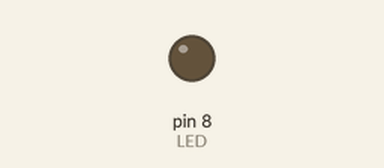
Bench run of a sketch on a simulated Arduino Uno, built with avr-gcc and run on an emulated ATmega328P. Shown: output pins drawn as LEDs (lit = HIGH). Dashed ring = blinking.

Above: at 1.0 s.
At 2.5 s:
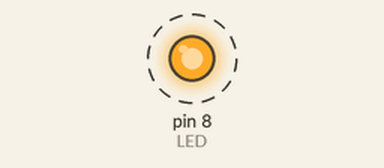
Timing chart, 0 to 4.6 s (numbered marks = the images above):
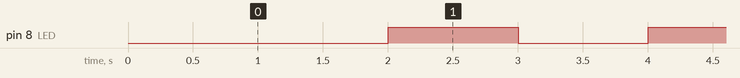

Measured:
- by itself, pin 8 (LED): alternates HIGH for 1.0 s and LOW for 1.0 s

The sketch:

sketch_apr6a.ino
```cpp
#include <SimpleTimer.h>

const int LED = 8;
SimpleTimer timer;

void setup() {
  pinMode(LED, OUTPUT);
  timer.setInterval(1000, wow);
}

void loop() {
  timer.run();
}

void wow() {
  static bool led = true;
  digitalWrite(LED, led = !led);
}
```
